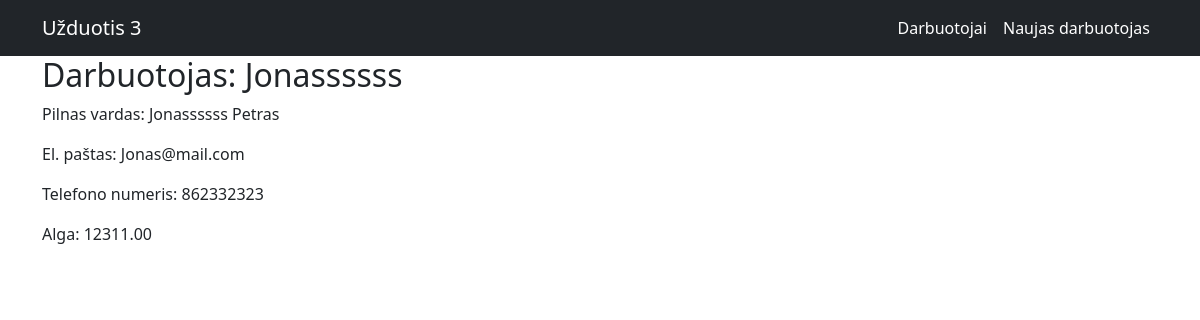
The app's page /darbuotojai/1 with its own data.
### app.py (models this page shows, shortened)
class Darbuotojai(db.Model):
    __tablename__ = 'darbuotojai'
    id = db.Column(db.Integer, primary_key=True)
    vardas = db.Column(db.String(80), nullable=False)
    pavarde = db.Column(db.String(120), nullable=False)
    el_pastas = db.Column(db.String(40), nullable=False)
    tel_numeris = db.Column(db.String(40), nullable=False)
    alga = db.Column(db.Numeric(10, 2), nullable=False)

### app.py (the view)
@app.route('/darbuotojai/<string:id>')
def darbuotojas(id):
    darbuotojas = Darbuotojai.query.get(id)
    return render_template('darbuotojas.html', darbuotojas=darbuotojas)

### templates/darbuotojas.html
{% extends "base.html" %}
{% block content %}
    <h2>Darbuotojas: {{ darbuotojas['vardas'] }}</h2>
    <p>Pilnas vardas: {{ darbuotojas['vardas'] }} {{ darbuotojas['pavarde'] }}</p>
    <p>El. paštas: {{ darbuotojas['el_pastas'] }}</p>
    <p>Telefono numeris: {{ darbuotojas['tel_numeris'] }}</p>
    <p>Alga: {{ darbuotojas['alga'] }}</p>
{% endblock content %}

### records on screen
Darbuotojai: vardas "Jonassssss", pavarde "Petras", el_pastas "Jonas@mail.com", tel_numeris "862332323", alga "12311.00"
